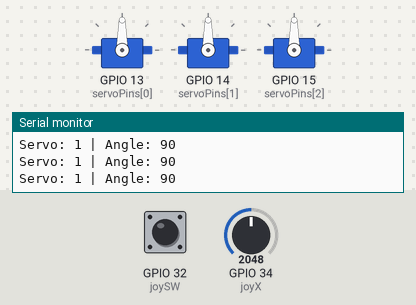
This sketch was run on a simulated ESP32. Parts: 3 × servo, the last lines printed to the serial monitor. The inputs (shaded band) are chosen by the test bench; at power-on: GPIO 34 (joyX) = 2048, GPIO 32 (joySW) HIGH.

Above: at 1.2 s.
1.3 s: GPIO 34 (joyX) set to 2866
At 1.9 s:
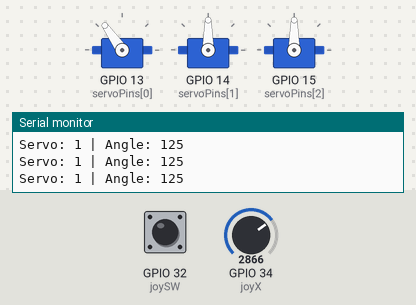
2.8 s: GPIO 32 (joySW) pulled LOW for 0.15 s
At 3.9 s:
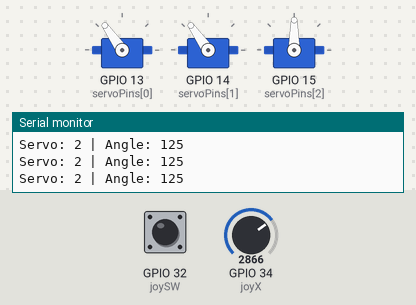
4.5 s: GPIO 34 (joyX) set to 3603
At 5.5 s:
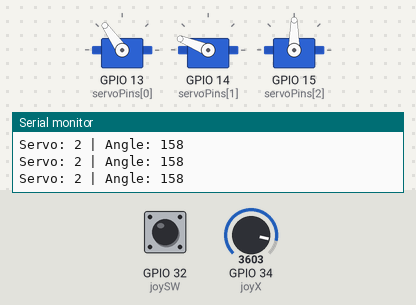
6.0 s: GPIO 32 (joySW) pulled LOW for 1 s
At 7.4 s:
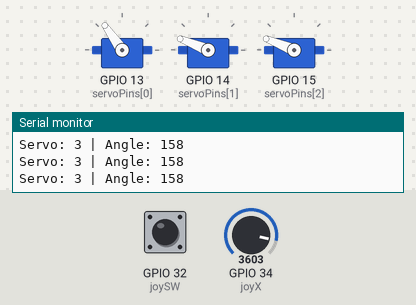
8.5 s: GPIO 32 (joySW) pulled LOW for 0.15 s
At 9.4 s:
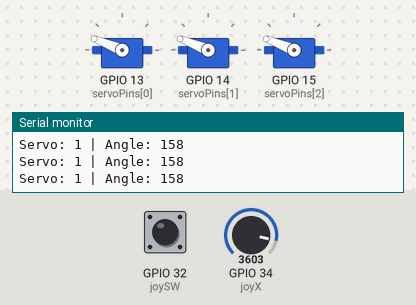
10.2 s: GPIO 34 (joyX) set to 4095
At 11.1 s:
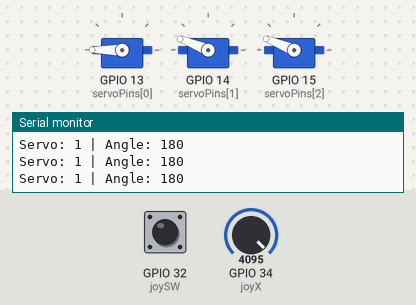
Timing chart, 0 to 12.7 s (numbered marks = the images above; inputs shaded):
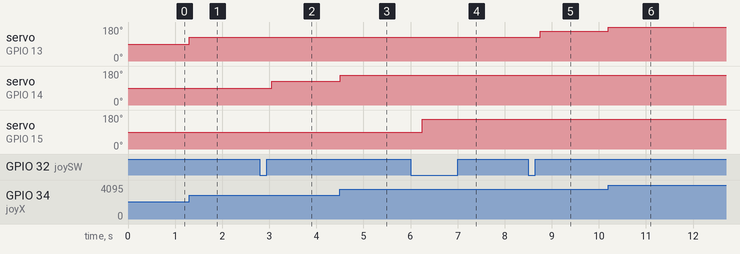

The sketch:

ionicthruster.ino
```cpp
#include <ESP32Servo.h>

int joyX = 34;
int joyY = 35; // (Not used yet but ready for future)
int joySW = 32;

Servo servo[3];
int servoPins[3] = {13, 14, 15};

int activeServo = 0;
int lastButtonState = HIGH;

// Each servo remembers its own last angle
int lastAngles[3] = {90, 90, 90};

void setup() {
  Serial.begin(115200);
  pinMode(joySW, INPUT_PULLUP);

  // Attach each servo
  for(int i = 0; i < 3; i++){
    servo[i].attach(servoPins[i]);
    servo[i].write(90);
  }

  Serial.println("System Ready - Servo 1 Active");
}

void loop() {

  // ------------------------------------------------
  // 1) BUTTON PRESS → Switch active servo
  // ------------------------------------------------
  int buttonState = digitalRead(joySW);
  if(buttonState == LOW && lastButtonState == HIGH){
    activeServo = (activeServo + 1) % 3;
    Serial.print("Now controlling servo: ");
    Serial.println(activeServo + 1);
    delay(250);
  }
  lastButtonState = buttonState;

  // ------------------------------------------------
  // 2) READ Joystick X and convert to angle
  // ------------------------------------------------
  int xVal = analogRead(joyX);
  int angle = map(xVal, 0, 4095, 0, 180); // FULL follow joystick

  // ------------------------------------------------
  // 3) Write angle ONLY if it actually changes by > 2°
  // (Prevents unnecessary jitter)
  // ------------------------------------------------
  if (abs(angle - lastAngles[activeServo]) > 2) {
    servo[activeServo].write(angle);
    lastAngles[activeServo] = angle;
  }

  // ------------------------------------------------
  // Debug (optional)
  // ------------------------------------------------
  Serial.print("Servo: ");
  Serial.print(activeServo + 1);
  Serial.print(" | Angle: ");
  Serial.println(angle);

  delay(10);
}
```

Measured:
- after the input at 1.3 s, servo on GPIO 13 (servoPins[0]): 90° → 125° at once
- after the input at 2.8 s, servo on GPIO 14 (servoPins[1]): 90° → 125° after 0.26 s
- after the input at 4.5 s, servo on GPIO 14 (servoPins[1]): 125° → 158° at once
- after the input at 6.0 s, servo on GPIO 15 (servoPins[2]): 90° → 158° after 0.25 s
- after the input at 8.5 s, servo on GPIO 13 (servoPins[0]): 125° → 158° after 0.26 s
- after the input at 10.2 s, servo on GPIO 13 (servoPins[0]): 158° → 180° at once
